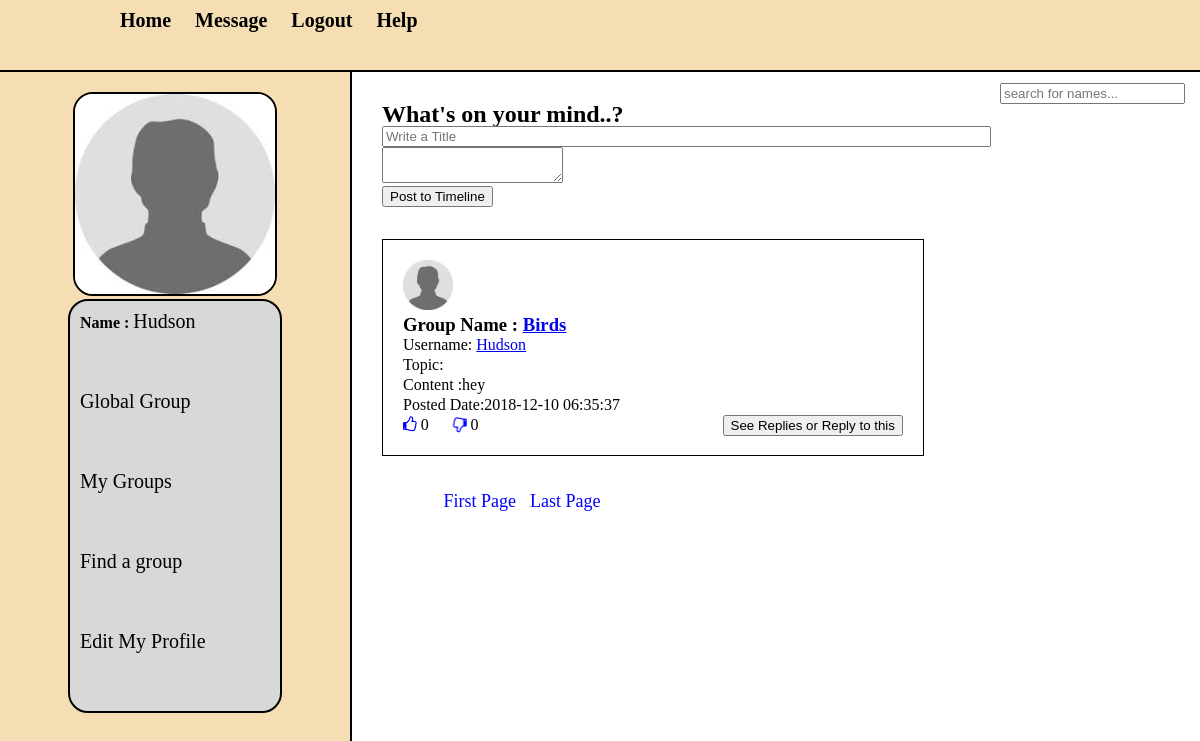
Before: /group_profile.php?topic_id=3&topic_name=Birds (signed in) with the older database file.
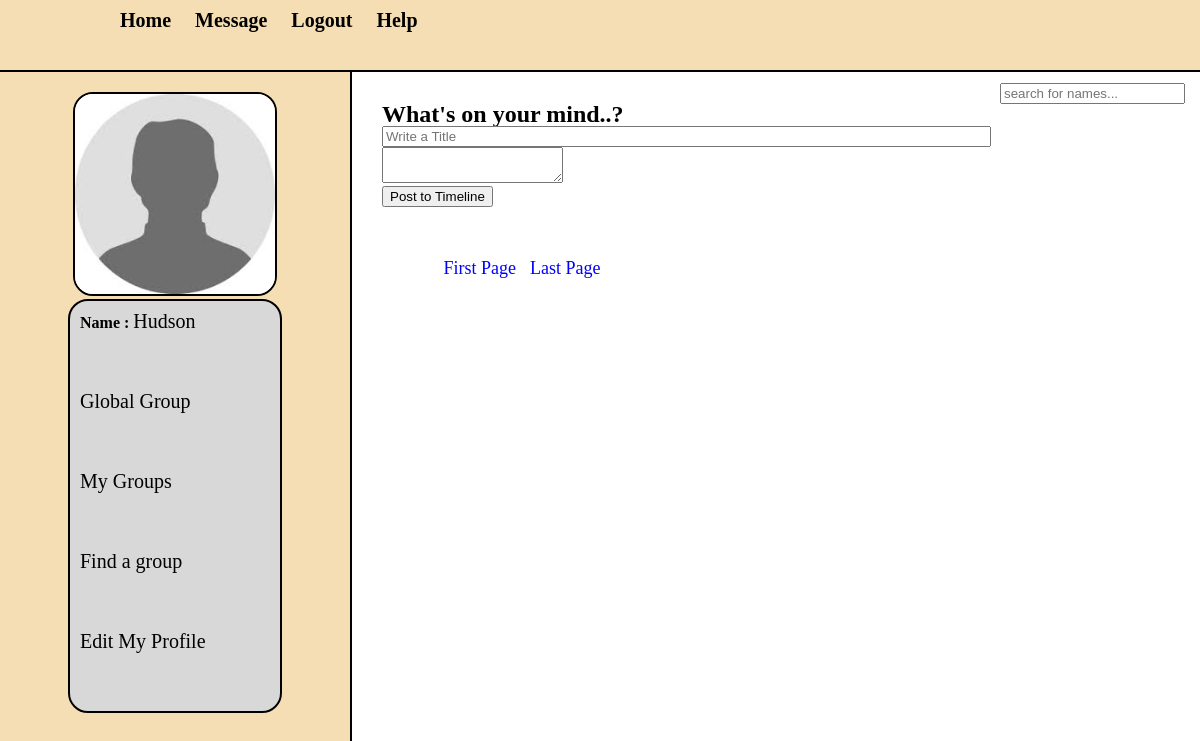
After: the same page with the newer database file.
### tables this page shows
CREATE TABLE `users` (
  `users_id` int(255) NOT NULL,
  `first_name` varchar(255) NOT NULL,
  `last_name` varchar(255) NOT NULL,
  `email` varchar(255) NOT NULL,
  `password` varchar(255) NOT NULL,
  `user_image` varchar(256) NOT NULL,
  `status` text NOT NULL,
  `dp_value` int(11) NOT NULL,
  `checkgit` int(255) NOT NULL
);

CREATE TABLE `topics` (
  `topic_id` int(11) NOT NULL,
  `topic_title` text NOT NULL,
  `choose` varchar(255) NOT NULL
);

CREATE TABLE `posts` (
  `post_id` int(11) NOT NULL,
  `users_id` int(11) NOT NULL,
  `topic_id` int(11) NOT NULL,
  `post_title` text NOT NULL,
  `post_content` longtext NOT NULL,
  `post_date` timestamp NOT NULL DEFAULT CURRENT_TIMESTAMP ON UPDATE CURRENT_TIMESTAMP,
  `global` int(255) DEFAULT NULL
);

CREATE TABLE `archive_info` (
  `archive_id` int(11) NOT NULL,
  `topic_id` int(11) NOT NULL,
  `archive_action` text NOT NULL
);

### group_profile.php (the view, shortened to what this page needs)
<?php
include "session.php";
?>
<!DOCTYPE html>
<html>
<head>
    <link rel= "stylesheet" href="style/home_style.css" media ="all"/>
    <link rel="stylesheet" href="https://cdnjs.cloudflare.com/ajax/libs/font-awesome/4.7.0/css/font-awesome.min.css" />
    <link rel="stylesheet" href="//code.jquery.com/ui/1.12.1/themes/base/jquery-ui.css">
    <link href="https://cdnjs.cloudflare.com/ajax/libs/summernote/0.8.9/summernote-lite.css" rel="stylesheet">
    </head>
<body>
    <div class='container'  style="width:100%;">
        <div id= "head_wrap">
            <div id="header">
                <ul id="menu">
                <li><a href="home.php">Home</a></li>
                <li><a href="members.php">Message</a></li>
                <li><a href="logout.php">Logout</a></li>
                    <li><a href="help.php">Help</a></li>
                </ul>
            </div>
        </div>
  <form method="get" action="search.php" id="form1" style="float:right;width: 200px;">
                <input type = "text" name = "search_text" id = "search_text"  autocomplete="false" placeholder = "search for names..."/>
                    <br>
              </form>
        <div class = "content">
            <div id= "user_timeline">
                <div id="user_details">
                    <?php
                    $user = $_SESSION['email'];
                    $topic_id=$_GET['topic_id'];
                    $topic_title = $_GET['topic_name'];
                    $get_user = "select * from users where email = '$user'";
                    $run_user = mysqli_query($connection,$get_user);
                    $row=mysqli_fetch_array($run_user);
                    $users_id = $row['users_id'];
                    $last_name = $row['last_name'];
                    $user_image=$row['user_image'];
                    $dp_value = $row['dp_value'];
                    if($dp_value != '0')
                    {
                            echo "
                    <center><img src='user/user_images/$user_image' width='200' height='200'/></center>";
                    }
                    else{
                        echo "
                    <center><img src='$user_image' width='200' height='200'/></center>";
                    }
                    echo "
                    <div id='user_mention'>
                   <p><strong>Name : </strong> <a href='my_profile.php?id=$users_id'> $last_name </a> </p>
                    <p><a href='my_global.php'> Global Group </a> </p>
                     <p><a href='my_groups.php'> My Groups </a> </p>
                     <p><a href='my_findgroup.php'> Find a group</a> </p>
                     <p><a href='my_editprofile.php'> Edit My Profile </a> </p>
                    </div>";
                    ?>
                </div>
            </div>
            <div id= "content_timeline">
              <div>
                <form id="postform" >
                <h2> What's on your mind..?</h2>
                    <input type="text" id="title" name="title" placeholder="Write a Title" size="73"/><br/>
                     <textarea id="summernote" name="summernote">
                         </textarea>
                    <?php
                    $getarchive="SELECT * from archive_info where topic_id ='$topic_id'";
                    $result = mysqli_query($connection, $getarchive);
                    $row=mysqli_fetch_array($result);
                    $archive_action = $row['archive_action'];
                    if($archive_action == 'unarchive')
                    {
                        echo " <input type='submit' name='$topic_title' class='sub-group' value='Post to Timeline' />";
                    }
                    else{
                        echo " You can't post";
                    }
                    ?>
                  </form>
                </div>
                     <br><br>
                    <?php get_group_posts($topic_id,$users_id);
    $per_page=5;
        $query = "select * from posts where global is  NULL ";
        $result = mysqli_query($connection,$query);
        $total_posts= mysqli_num_rows($result);
        $total_pages = ceil($total_posts / $per_page);
 echo"
    <center>
    <div id='pagenation'>
    <a href='?page=1&topic_id=$topic_id&topic_name=$topic_title'>First Page</a>
    ";
    echo "<a href='?page=$total_pages&topic_id=$topic_id&topic_name=$topic_title'>Last Page</a></center></div>";
                ?>
         </div>
    </div>
</body>
</html>

### session.php (shortened to what this page needs)
<?php
	$connection=mysqli_connect("localhost","admin","monarchs","pet_finder") or die("Connection Failed");
        ?>
       <?php
function getLikes($post_id)
{
  global $connection;
  $sql = "SELECT COUNT(*) FROM rating
  		  WHERE post_id = $post_id AND rating_action='like'";
  $rs = mysqli_query($connection, $sql);
  $result = mysqli_fetch_array($rs);
  return $result[0];
}
function getDislikes($post_id)
{
  global $connection;
  $sql = "SELECT COUNT(*) FROM rating
  		  WHERE post_id = $post_id AND rating_action='dislike'";
  $rs = mysqli_query($connection, $sql);
  $result = mysqli_fetch_array($rs);
  return $result[0];
}
function userLiked($post_id, $users_id)
{
  global $connection;
  $sql = "SELECT * FROM rating WHERE users_id=$users_id
  		  AND post_id=$post_id AND rating_action='like'";
  $result = mysqli_query($connection, $sql);
  if (mysqli_num_rows($result) > 0) {
  	return true;
  }else{
  	return false;
  }
}
function userDisliked($post_id, $users_id)
{
  global $connection;
  $sql = "SELECT * FROM rating WHERE users_id=$users_id
  		  AND post_id=$post_id AND rating_action='dislike'";
  $result = mysqli_query($connection, $sql);
  if (mysqli_num_rows($result) > 0) {
  	return true;
  }else{
  	return false;
  }
}
            ?>
<?php
function get_group_posts($topic_id,$users_id){
    global $connection;
    $per_page=5;
    if(isset($_GET['page'])) {
        $page = $_GET['page'];
        }
    else {
        $page=1;
    }
    $start_from= ($page-1) * $per_page;
    $user = $_SESSION['email'];
    $get_posts="select dp_value,users_id from users where email='$user'";
    $run_posts = mysqli_query($connection,$get_posts);
    while($row_posts = mysqli_fetch_array($run_posts,MYSQLI_ASSOC) ){
       $users_id = $row_posts['users_id'];
        $dp_value = $row_posts['dp_value'];
    $user= "select * from posts JOIN archive_info where posts.topic_id='$topic_id' and global is NULL and archive_info.topic_id = posts.topic_id order by posts.post_date DESC LIMIT $start_from,$per_page ";
        $run_user= mysqli_query($connection,$user);
        while($row_user= mysqli_fetch_array($run_user,MYSQLI_ASSOC)){
         $post_id = $row_user['post_id'];
        $topic_id = $row_user['topic_id'];
        $post_title = $row_user['post_title'];
        $post_users_id = $row_user['users_id'];
        $content= htmlspecialchars_decode($row_user['post_content']);
        $post_date = $row_user['post_date'];
        $archive_action = $row_user['archive_action'];
          $topic_title_query = "select topic_title from topics where topic_id='$topic_id'";
    $run_post_title = mysqli_query($connection,$topic_title_query);
    while($row_post_title=mysqli_fetch_array($run_post_title,MYSQLI_ASSOC)){
        $topic_title = $row_post_title['topic_title'];
        $user_details = "select * from users where users_id='$post_users_id'";
    $run_user_details = mysqli_query($connection,$user_details);
    while($row_user_details=mysqli_fetch_array($run_user_details,MYSQLI_ASSOC)){
        $last_name = $row_user_details['last_name'];
          $user_image =$row_user_details['user_image'];
    }
         ?>
       <div id='posts'>
    <?php
        if($dp_value != '0')
                    {
                            echo " <p>
                    <img src='user/user_images/$user_image' width='50' height='50'/> </p>";
                    }
                    else{
                        echo " <p>
                    <img src='$user_image' width='50' height='50'/> </p>";
                    }
           ?>
 <h3>Group Name : <a href='group_profile.php?topic_id=<?php echo $topic_id ?>'><?php echo $topic_title; ?></a></h3>
        <p>Username: <a href='my_profile.php?id=<?php echo $users_id ?>'><?php echo $last_name; ?></a></p>
        <p>Topic:<?php echo $post_title; ?></p>
        <p>Content :<?php echo $content; ?></p>
        <p>Posted Date:<?php echo $post_date; ?></p>
       <i <?php
            if($archive_action == "unarchive"):
        if (userLiked($post_id,$users_id)): ?>
       class='fa fa-thumbs-up like-btn'
      	  <?php else: ?>
      		  class='fa fa-thumbs-o-up like-btn'
      	  <?php endif ?>
            <?php endif ?>
      	  data-id='<?php echo $post_id; ?>'
          data-id1 = '<?php echo $users_id; ?>'></i>
          <span class='likes'><?php echo getLikes($post_id); ?></span>
      	<i
      	  <?php
            if($archive_action == "unarchive"):
           if (userDisliked($post_id, $users_id)): ?>
      		  class='fa fa-thumbs-down dislike-btn'
      	  <?php else: ?>
      		  class='fa fa-thumbs-o-down dislike-btn'
      	  <?php endif ?>
            <?php endif ?>
      	  data-id='<?php echo $post_id; ?>'
           data-id1 = '<?php echo $users_id; ?>'></i>
      	<span class='dislikes'><?php echo getDislikes($post_id); ?></span>
            <a href='single.php?post_id=<?php echo $post_id; ?>' style='float:right;'><button> See Replies or Reply to this</button></a>
           </div><br>
       <?php
        }
        }
    }
}
        ?>

### style/home_style.css (style rules this page uses)
html, body, div, span, applet, object, iframe, h1, h2, h3, h4, h5, h6, p, blockquote, pre, a, abbr, acronym, address, big, cite, code, del, dfn, em, img, ins, kbd, q, s, samp, small, strike, strong, sub, sup, tt, var, b, u, i, center, dl, dt, dd, ol, ul, li, fieldset, form, label, legend, table, caption, tbody, tfoot, thead, tr, th, td, article, aside, canvas, details, embed, figure, figcaption, footer, header, hgroup, menu, nav, output, ruby, section, summary, time, mark, audio, video { margin: 0; padding: 0; border: 0; }
body { line-height: 1; background-color: white; }
.container { overflow: hidden; margin:0; padding: 0; }
#head_wrap { width:100%; height: 50px; margin: 0 auto; padding: 10px; border-bottom: 2px solid black; background: wheat; }
#header { margin: 0 auto; width: 1000px; height: 10px; }
#menu { line-height: :35px; padding: 0; margin: 0; float: left; }
#menu li { display: inline; list-style: none; }
#menu a { margin:5px; padding : 5px; text-decoration: none; color: black; font-size: 20px; font-weight: bold; }
#form1 { float: right; line-height: 35px; padding-top: 3px; }
.content { width:10000px; margin: 0 auto; }
#user_timeline { background: wheat; width:350px; float: left; height: 900px; border-right: 2px solid black; }
#user_details { padding:20px; margin-bottom: 10px; }
#user_details img { border:2px solid black; border-radius: 20px; }
#user_details p { margin-bottom:50px; padding: 5px; }
#user_details a { color: black; font-size: 20px; text-decoration: none; }
#user_mention { background: #D8D8D8; border:2px solid black; border-radius: 20px; width: 200px; margin: 0 auto; padding: 5px; }
#content_timeline { float: left; width: 280px; padding: 30px; }
#pagenation { margin-top: 20px; }
#pagenation a { color:blue; text-decoration: none; font-size: 10px; margin: 5px; }
#pagenation a { color: blue; text-decoration: none; font-size: 18px; margin: 5px; }
#posts { width: 500px; background: : wheat; padding: 20px; line-height: 20px; border:1px solid black; text-align: justify; }
.fa { font-size: 1.2em; }
.fa-thumbs-down, .fa-thumbs-o-down { transform:rotateY(180deg); }
i { color: blue; }

Changed rows visible on the page:
removed posts: post_content "hey", post_date "2018-12-10 06:35:37"
no longer on this page (row unchanged): topics: users.user_image (placeholder picture), topic_title "Birds", users.last_name "Hudson", post_id "0"
